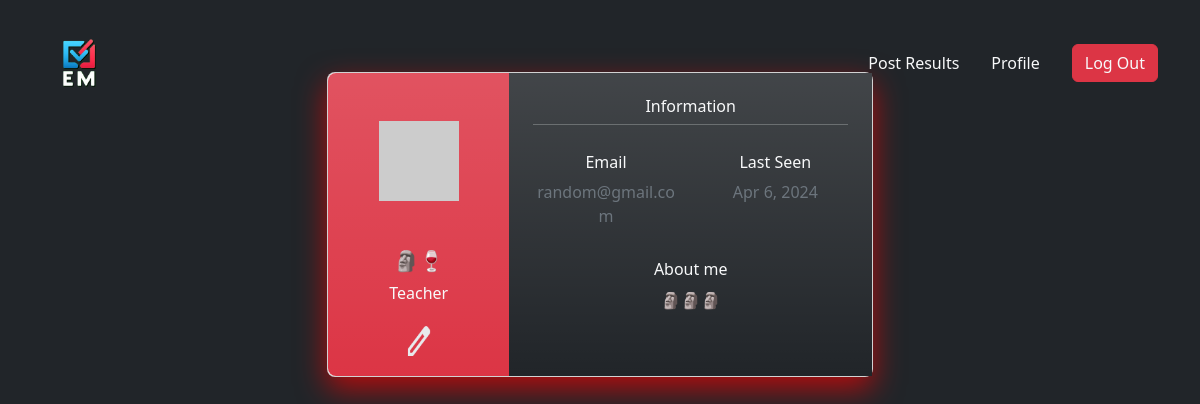
The page /🗿🍷/profile (signed in) on the database its author committed.
### app/models.py (models this page shows, shortened)
class User(UserMixin, db.Model):
    id = db.Column(db.Integer, primary_key=True)
    username = db.Column(db.String(64), index=True, unique=True)
    email = db.Column(db.String(128), unique=True, index=True)
    password_hash = db.Column(db.String(128))
    about_me = db.Column(db.String(140))
    last_seen = db.Column(db.DateTime, default=datetime.now)
    exams = db.relationship('Exams', backref='author', lazy='dynamic')
    def avatar(self, size):
        digest = md5(self.email.lower().encode('utf-8')).hexdigest()
        return f'https://www.gravatar.com/avatar/{digest}?d=identicon&s={size}'

### app/routes.py (the view)
@app.route('/<username>/profile')
@login_required
def profile(username):
    user = User.query.filter_by(username=username).first_or_404()
    return render_template(
        'profile.html',
        title="Profile",
        user=user
    )

### app/models.py (called while the page is built)
@login.user_loader
def load_user(id):
    return User.query.get(int(id))

### app/routes.py (called while the page is built)
@app.before_request
def before_request():
    if current_user.is_authenticated:
        current_user. last_seen = datetime. utcnow()
        db. session.commit ()

### app/templates/profile.html (shortened to what this page needs)
{% extends 'base.html' %}
{% block content %}
<br>
<section class="col-md-12" >
    <div class="container py-5 h-100">
      <div class="row d-flex justify-content-center align-items-center h-100">
        <div class="col col-lg-6 mb-4 mb-lg-0">
          <div class="card mb-3" style="border-radius: .5rem; box-shadow: rgba(255, 0, 0, 0.658) 0px 12px 30px;">
            <div class="row g-0">
              <div class="col-md-4 bg-danger bg-gradient text-light text-center"
                style="border-top-left-radius: .5rem; border-bottom-left-radius: .5rem;">
                <img src="{{ user.avatar(120) }}"
                  alt="Avatar" class="img-fluid my-5" style="width: 80px;" />
                <h5>{{ user.username }}</h5>
                <p>Teacher</p>
                <a href="{{ url_for('edit_profile') }}" class="text-danger"><img src="{{ url_for('static', filename='images/edit.png') }}" width="30px" height="40px"></a>
              </div>
              <div class="col-md-8 text-light bg-dark bg-gradient">
                <div class="card-body p-4">
                  <h6>Information</h6>
                  <hr class="mt-0 mb-4">
                  <div class="row pt-1">
                    <div class="col-6 mb-3">
                      <h6>Email</h6>
                      <p class="text-muted">{{ user.email }}</p>
                    </div>
                    <div class="col-6 mb-3">
                      <h6>Last Seen</h6>
                      <p class="text-muted">{{ moment(user.last_seen).format('ll') }}</p>
                    </div>
                  </div>
                  <h6>About me</h6>
                    {% if user.about_me %}
                    <div class="col-12 mb-3">
                      <p class="text-muted">{{ user.about_me }} </p>
                    </div>
                    {% endif %}
                  </div>
                  <div class="d-flex justify-content-start">
                    <a href="#!"></a>
                    <a href="#!"></a>
                  </div>
                </div>
              </div>
            </div>
          </div>
        </div>
      </div>
    </div>
{% endblock %}

### app/templates/base.html (style rules this page uses)
body { background-color: rgb(33, 37, 41); text-align: center; color: white; }
a { color: white; display: inline-block; text-decoration: none; }

### rows shown on the page
User: username "🗿🍷", email "random@gmail.com", last_seen "Apr 6, 2024", about_me "🗿🗿🗿"
